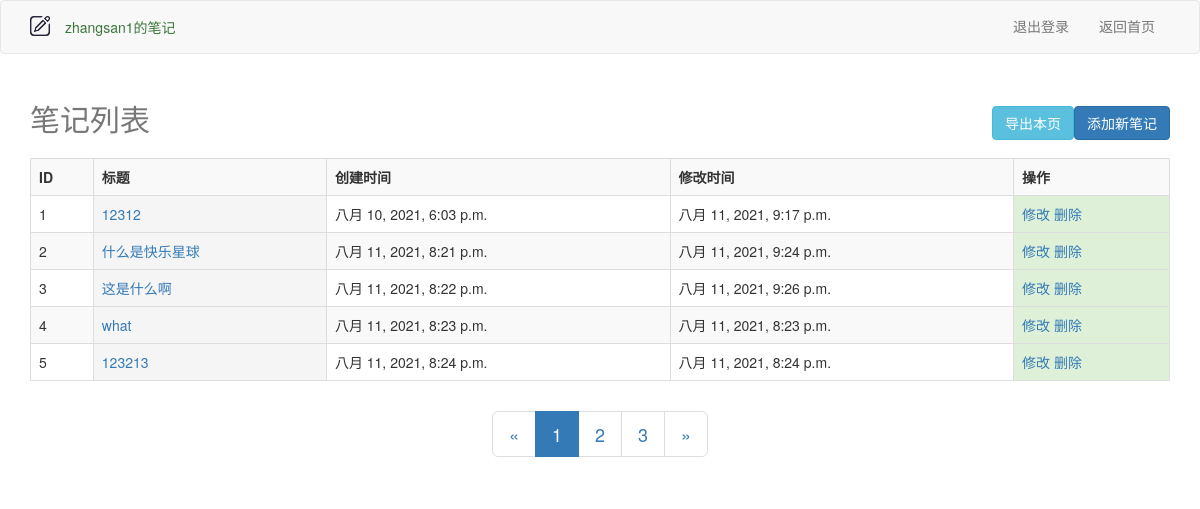
Page /note/list (signed in) on the committed database.
### note/models.py (models this page shows)
class Note(models.Model):
    title=models.CharField('标题', max_length=100)
    content=models.TextField('内容')
    created_time=models.DateTimeField('创建时间',auto_now_add=True)
    updated_time=models.DateTimeField('创建时间',auto_now=True)
    user = models.ForeignKey(User, on_delete=models.CASCADE)

### note/views.py (the view, shortened to what this page needs)
    def wrap(request, *args, **kwargs):
        return fn(request, *args, **kwargs)

### note/views.py (called while the page is built, shortened)
def check_login(fn):
    def wrap(request, *args, **kwargs):
        return fn(request, *args, **kwargs)
    return wrap

@check_login
def list_view(request):
    page_num = request.GET.get("page",1)
    user_id=request.session['uid']
    noteList = Note.objects.filter(user_id=user_id)
    p = Paginator(noteList,5)
    page_obj=p.get_page(page_num)
    return render(request, 'note/list_note.html', locals())

### note/templates/note/list_note.html (shortened to what this page needs)
{% extends "base.html" %}
{% load static %}
{% block body %}
<nav class="navbar navbar-default">
   <div class="container">
    <div class="navbar-header">
      <a class="navbar-brand" href="#"><img src="{% static "note/images/brand.png" %}" alt="brand" width="20px"></a>
      <ul class="nav navbar-nav">
        <li class="active"><p class="text-success" id="session_id">{{ request.session.username }}的笔记</p></li>
      </ul>
    </div>
    <div class="collapse navbar-collapse" id="bs-example-navbar-collapse-1">
      <ul class="nav navbar-nav navbar-right">
        <li><a href="/user/logout">退出登录</a></li>
        <li><a href="/index">返回首页</a></li>
      </ul>
    </div>
    </div>
</nav>
<div class="container" style="height: 317.24px">
<div class="table-responsive" >
    <table class="table table-striped table-bordered table-hover">
        <caption><h2>笔记列表 <p class="pull-right"><a href="/note/produce_csv" class="btn btn-info">导出本页</a><a href="/note/add" class="btn btn-primary">添加新笔记</a></p></h2> </caption>
        <tr>
            <th>ID</th>
            <th>标题</th>
            <th>创建时间</th>
            <th>修改时间</th>
            <th>操作</th>
        </tr>
        {% for foo in page_obj %}
        <tr>
            <td>{{ foo.id }}</td>
            <td class="active"><a href="/note/detail?id={{ foo.id }}">{{ foo.title }}</a></td>
            <td>{{ foo.created_time }}</td>
            <td>{{ foo.updated_time }}</td>
            <td class="success">
                <a href="/note/edit?id={{ foo.id }}">修改</a>
                <a href="/note/delete/{{ foo.id }}">删除</a>
            </td>
         </tr>
        {% endfor %}
    </table>
</div>
</div>
<div class="container text-center">
    <nav aria-label="Page navigation">
      <ul class="pagination pagination-lg">
        <li>
          <a  aria-label="Previous">
            <span aria-hidden="true">&laquo;</span>
          </a>
        </li>
        {% for foo in p.page_range %}
          <li
          {% if foo == page_obj.number %}
              class="active"
          {% endif %}
          ><a
                {% if foo != page_obj.number %}
                  href="/note/list?page={{ foo }}"
                {% endif %}
          >{{ foo }}</a></li>
        {% endfor %}
        <li>
          <a {% if page_obj.has_next %}
                  href="/note/list?page={{ page_obj.next_page_number }}"
                   {% endif %} aria-label="Next">
            <span aria-hidden="true">&raquo;</span>
          </a>
        </li>
      </ul>
    </nav>
</div>
{% endblock %}

### note/templates/note/list_note.html (style rules this page uses)
#session_id { margin:16px 0; }

### rows in the picture
Note: id "1", title "12312", created_time "八月 10, 2021, 6:03 p.m.", updated_time "八月 11, 2021, 9:17 p.m."
Note: id "2", title "什么是快乐星球", created_time "八月 11, 2021, 8:21 p.m.", updated_time "八月 11, 2021, 9:24 p.m."
Note: id "3", title "这是什么啊", created_time "八月 11, 2021, 8:22 p.m.", updated_time "八月 11, 2021, 9:26 p.m."
Note: id "4", title "what", created_time "八月 11, 2021, 8:23 p.m.", updated_time "八月 11, 2021, 8:23 p.m."
Note: id "5", title "123213", created_time "八月 11, 2021, 8:24 p.m.", updated_time "八月 11, 2021, 8:24 p.m."

### other values in the picture
{{ request.session.username }} "zhangsan1"
{{ foo }} "1" "2" "3"
